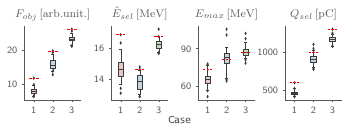

Write Python code to recreate this figure.
import matplotlib.ticker as ticker
import matplotlib.pyplot as plt
import seaborn as sns
import pandas as pd
import numpy as np
import re
import os
import sys

sns.color_palette("pastel")


# Configurando matplotlib para usar LaTeX globalmente
plt.rcParams.update({
    "text.usetex": True,
    "text.latex.preamble": r"\usepackage{siunitx}",
    "axes.linewidth": 0.25,
    "axes.edgecolor": (0.35,0.35,0.35),
    "axes.labelcolor": (0.35,0.35,0.35),
    "xtick.major.size": 1.5,
    "xtick.major.width": 0.25,
    "xtick.minor.size": 0.75,
    "xtick.minor.width": 0.25,
    "ytick.major.size": 1.5,
    "ytick.major.width": 0.25,
    "ytick.minor.size": 0.75,
    "ytick.minor.width": 0.25,
    "text.color": (0.35,0.35,0.35),
    "xtick.color": (0.35,0.35,0.35),
    "ytick.color": (0.35,0.35,0.35)
})

def format_title(var):
    if re.match(r'R\d+$', var):
        return rf"$R_{{{var[1:]}}} \, [\si{{\micro\meter}}]$"
    elif re.match(r'L\d+$', var):
        return rf"$L_{{{var[1:]}}} \, [\si{{\micro\meter}}]$"
    elif var == 'wpw':
        return r"$\omega_{p1}/\omega$"
    elif re.match(r'wp\d+w$', var):
        num = re.search(r'\d+', var).group()
        return fr"$\omega_{{p{num}}}/\omega$"
    elif var == 'zfoc':
        return r"$z_{foc} \, [\si{{\micro\meter}}]$"
    elif var == 'F_obj':
        return r"$F_{obj} \, [\si{{arb. unit.}}]$"
    elif var == 'E_median':
        return r"$\tilde{E}_{sel} \, [\si{{MeV}}]$"
    elif var == 'E_max':
        return r"$E_{max} \, [\si{{MeV}}]$"
    elif var == 'Q_tot':
        return r"$Q_{sel} \, [\si{{\pico\coulomb}}]$"
    else:
        return var


def set_axis_formatter(ax, var):
    # Definindo o número de casas decimais conforme a variável
    if var == 'wpw' or re.match(r'wp\d+w$', var):
        ax.yaxis.set_major_formatter(ticker.FormatStrFormatter('%.3f'))
    else:
        ax.yaxis.set_major_formatter(ticker.FormatStrFormatter('%d'))


# Load the CSV files
caso1_df = pd.read_csv('caso1_outputs.csv', delimiter='\\t')
caso2_df = pd.read_csv('caso2_outputs.csv', delimiter='\\t')
caso3_df = pd.read_csv('caso3_outputs.csv', delimiter='\\t')

# Definindo o fator de multiplicação para ter a carga em pC
Q_factor = 1000

# Multiplicando os valores de 'Q_tot' por Q_factor
caso1_df['Q_tot'] *= Q_factor
caso2_df['Q_tot'] *= Q_factor
caso3_df['Q_tot'] *= Q_factor

linhas_a_excluir = 20
inicio_exclusao = len(caso3_df) - linhas_a_excluir

# Exclui as últimas N linhas
caso3_df = caso3_df.drop(caso3_df.index[inicio_exclusao:])
print('WARNING: the last %i lines were excluded from Case 3!')

# Add a new column to distinguish cases
caso1_df['Case'] = '1'
caso2_df['Case'] = '2'
caso3_df['Case'] = '3'

# Variables to be plotted
var_names = ['F_obj', 'E_median', 'E_max','Q_tot']

# Concatenate dataframes
df = pd.concat([caso1_df.tail(40), caso2_df.tail(40), caso3_df.tail(40)])

# Create a new figure with 4 subplots (1 row, 4 columns)
fig, axes = plt.subplots(nrows=1, ncols=4, figsize=(0.5*7.2, 1.2*1.08))

# Plot the data for each var using seaborn
for ax, var in zip(axes, var_names):
    sns.boxplot(x='Case', y=var, data=df,
                palette={'1': 'C3', '2': 'C0', '3': 'C2'},
                ax=ax, showfliers=True, whis=[5, 95],
                width=0.30, fliersize=0.5, linewidth=0.25)

    # Encontrando o valor máximo de F_obj para cada caso e plotando a linha tracejada
    print('Results from optimal simulations:')
    for i, case in enumerate(['1', '2', '3']):
        case_df = df[df['Case'] == case]
        max_f_obj_row = case_df[case_df['F_obj'] == case_df['F_obj'].max()].iloc[0]
        # Desenhar uma linha horizontal tracejada
        ax.hlines(max_f_obj_row[var], xmin=i-0.25, xmax=i+0.25, colors='red', linestyles='dashed', linewidth=0.5, zorder=1000)
        print('%s - %s = %s' %(case, var, max_f_obj_row[var]))


    # Set title
    ax.set_title(var)

    for patch in ax.artists:
        r, g, b, a = patch.get_facecolor()
        patch.set_facecolor((r, g, b, .3))
    
    ax.set_title(format_title(var), fontsize=8)
    set_axis_formatter(ax, var)

    # Ajustar a escala do wpw (caso 1 apenas)
    # if var == 'wpw':
    #     ax.set_ylim(lower_bound, None)

    ax.xaxis.get_major_formatter()._usetex = False
    ax.yaxis.get_major_formatter()._usetex = False

    ax.tick_params(axis='x', labelsize=7)
    ax.tick_params(axis='y', labelsize=7)
    
    # ax.set_xlabel('Case',fontsize=7)
    ax.set_xlabel(None)
    ax.set_ylabel(None)
    ax.spines['top'].set_visible(False)
    ax.spines['right'].set_visible(False)
    ax.yaxis.set_major_locator(ticker.MaxNLocator(2))
    
    ax.legend([], [], frameon=False)

# Desativando temporariamente o LaTeX para a fonte fina
with plt.rc_context({'text.usetex': False}):
    fig.text(0.5, 0.04, 'Case', ha='center', fontsize=7, fontweight='light')

plt.tight_layout()
plt.subplots_adjust(wspace=0.75*0.7, hspace=0.6, left=0.0675, right=0.95, top=0.8, bottom=1.5*0.15)
#plt.subplots_adjust(wspace=0.7, hspace=0.6, left=0.0675, right=0.95, top=0.8, bottom=0.15)

# Save the figure
plt.savefig('boxplots_40_last.pdf')
# plt.show()
plt.close()

